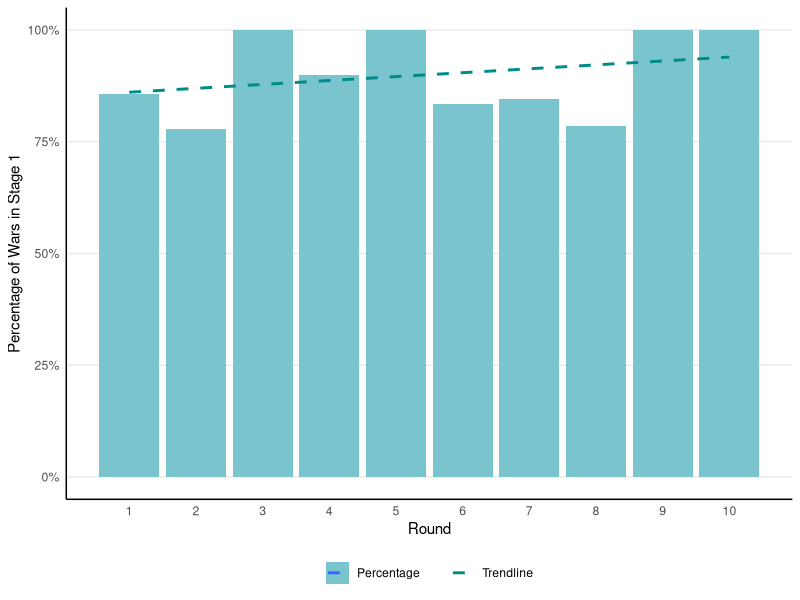
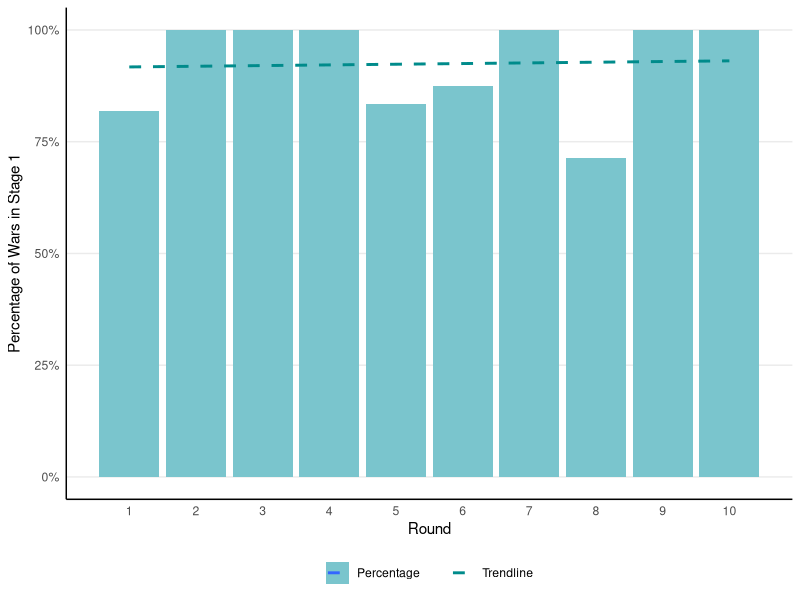
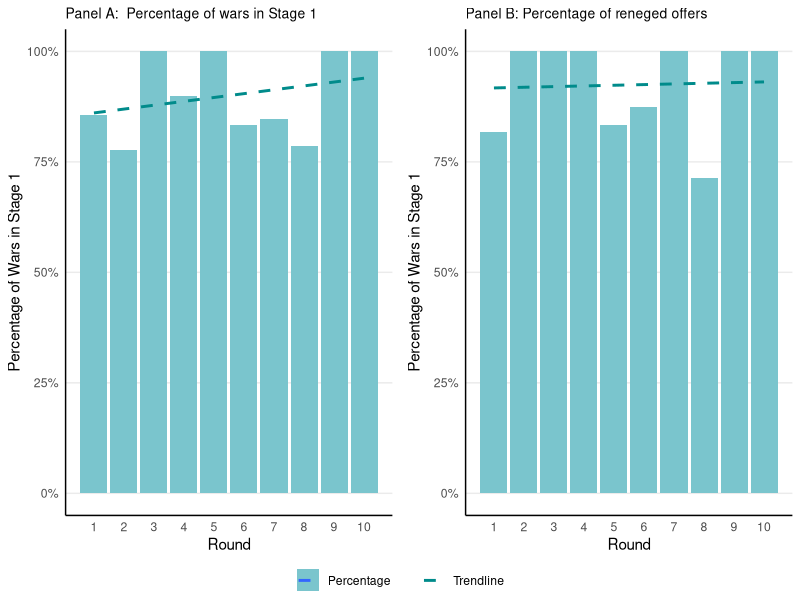

Recreate these plots in R, in order.
# Bar Graph with trendline, multiple panels
# For individual panels, see Bar Graph AER 4.R

# Muralidharan, K., Niehaus, P., & Sukhtankar, S. (2016).
# Building state capacity: Evidence from biometric
# smartcards in india. The American Economic Review, 106(10), 2909.
# doi:10.1257/aer.20141346

# Data: Quek (2017) Rationalist Experiments on War, Figs 3, 4

library(ggplot2)
library(dplyr)
library(magrittr)
library(haven)
library(ggpubr)

master <- read_dta("data/quek-rw-2017.dta")
output_dir="output"

# Generate datasets
master$reneged = ifelse(master$offer1!=-1 & master$offer2!=-1,
                        master$offer1 > master$offer2,
                        NA)

df <- master %>%
  filter(enforce==0 & period < 11) %>%
  group_by(period) %>%
  summarise(
    mean_reneged = mean(reneged, na.rm=T),
    mean_war = mean(war1, na.rm = T) / mean(war, na.rm=T)
  )

something = "NA" # Placeholder

# Plot 1: fig 4
p1 <- ggplot(df, aes(period,mean_war, fill = something)) +
  geom_bar(stat = "identity") +
  geom_smooth(aes(color = something), method = "lm",se = F, size = 1, linetype = 2) +
  xlab("Round") + ylab("Percentage of Wars in Stage 1") +
  scale_fill_manual(name = "Legend", values = "cadetblue3", labels = "Percentage") +
  scale_color_manual(name = "Legend", values = 'cyan4', labels = "Trendline") +
  scale_y_continuous(labels = scales::percent, limits=c(0,1)) +
  scale_x_continuous(breaks = 1:10) +
  theme_minimal() +
  theme(
    panel.grid.major.x = element_blank(),
    panel.grid.minor.x = element_blank(),
    panel.grid.minor.y = element_blank(),
    axis.line = element_line(size=0.5),
    panel.border=element_blank(),
    legend.title = element_blank(),
    legend.position = "bottom"
  )

# Plot 2: Fig 3
p2 <- ggplot(df, aes(period,mean_reneged, fill = something)) +
  geom_bar(stat = "identity") +
  geom_smooth(aes(color = something), method = "lm",se = F, size = 1, linetype = 2) +
  xlab("Round") + ylab("Percentage of Wars in Stage 1") +
  scale_fill_manual(name = "Legend", values = "cadetblue3", labels = "Percentage") +
  scale_color_manual(name = "Legend", values = 'cyan4', labels = "Trendline") +
  scale_y_continuous(labels = scales::percent, limits=c(0,1)) +
  scale_x_continuous(breaks = 1:10) +
  theme_minimal() +
  theme(
    panel.grid.major.x = element_blank(),
    panel.grid.minor.x = element_blank(),
    panel.grid.minor.y = element_blank(),
    axis.line = element_line(size=0.5),
    panel.border=element_blank(),
    legend.title = element_blank(),
    legend.position = "bottom"
  )

pc <- ggarrange(p1 + ggtitle("Panel A:  Percentage of wars in Stage 1")+ theme(plot.title = element_text(size = 10)),
             p2 + ggtitle("Panel B: Percentage of reneged offers") + theme(plot.title = element_text(size = 10)),
             nrow =1, common.legend = T, legend = "bottom")

# Save individual panels
ggsave(path=output_dir, filename="Bar Graph AER 5A.png", p1, width=8, height=6)
ggsave(path=output_dir, filename="Bar Graph AER 5B.png", p2, width=8, height=6)
# Save combined graph
ggsave(path=output_dir, filename="Bar Graph AER 5Combined.png", pc, width=8, height=6)

# Save as Example
# ggsave(path="src/distribution", filename="Bar Graph AER 5A.png", p1, width=8, height=6)
# ggsave(path="src/distribution", filename="Bar Graph AER 5B.png", p2, width=8, height=6)
# ggsave(path="src/distribution", filename="Bar Graph AER 5Combined.png", pc, width=8, height=6)

